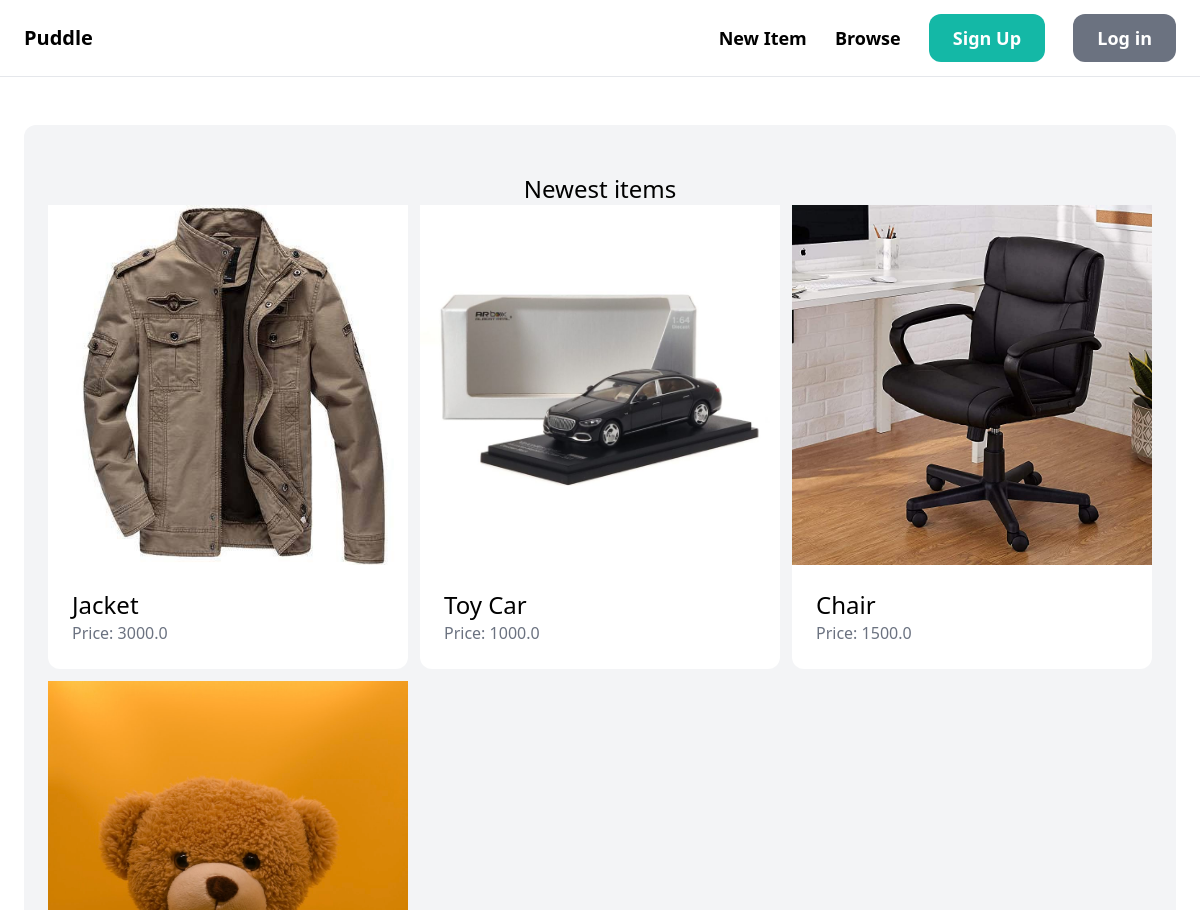
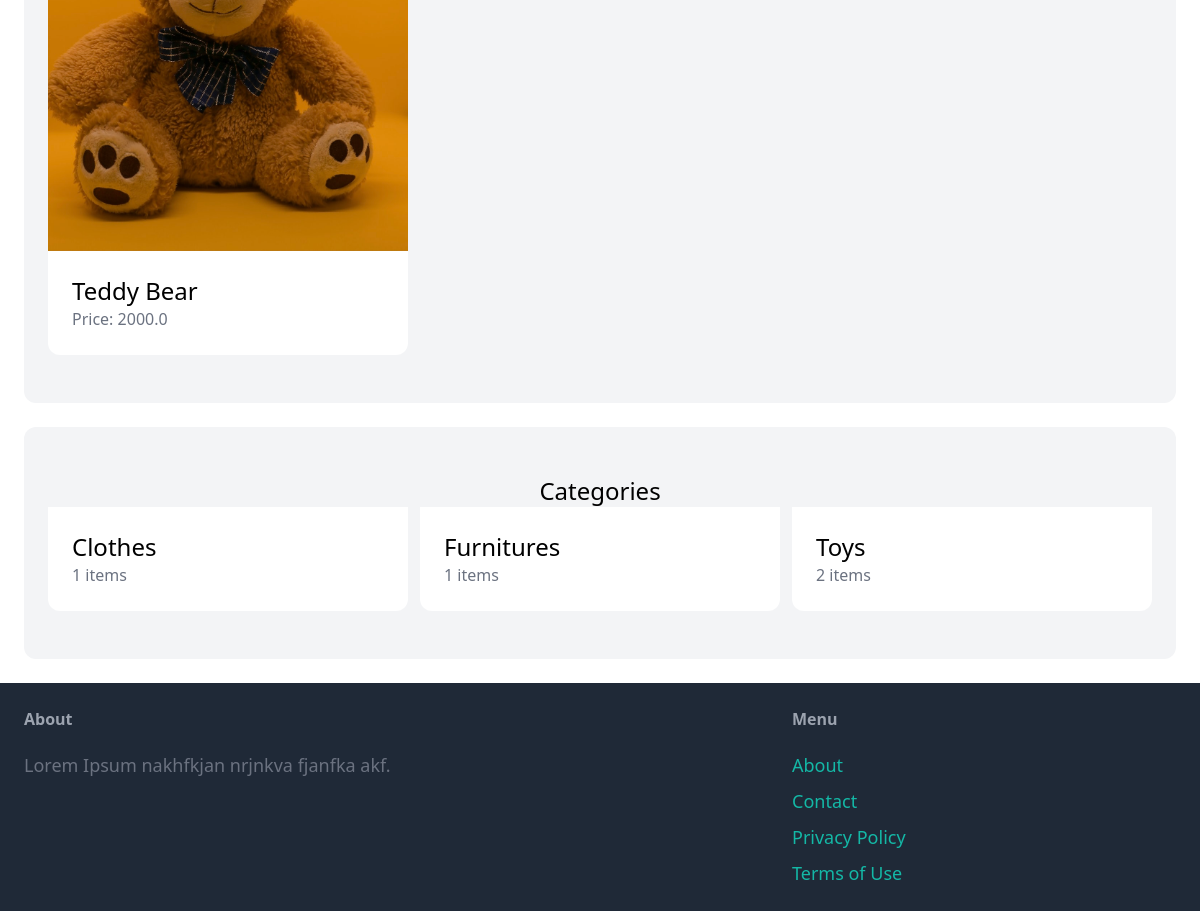
The page / on the database its author committed (2 pictures, top to bottom).
### item/models.py (models this page shows, shortened)
class Item(models.Model):
    category=models.ForeignKey(Category, related_name='items', on_delete=models.CASCADE)
    name=models.CharField(max_length=255)
    description=models.TextField(blank=True, null=True)
    price=models.FloatField()
    image=models.ImageField(upload_to='item_images', blank=True, null=True)
    is_sold=models.BooleanField(default=False)
    created_by=models.ForeignKey(User, related_name='items',on_delete=models.CASCADE)
    created_at=models.DateTimeField(auto_now_add=True)

class Category(models.Model):
    name=models.CharField(max_length=255)
    class Meta:
        ordering=('name',)
        verbose_name_plural='Categories'

### core/views.py (the view)
# urls.py: path('',views.index, name='index'),
def index(request):
    items=Item.objects.filter(is_sold=False)[0:6]
    categories=Category.objects.all()
    return render(request, 'core/index.html',{
        'categories': categories,
        'items': items,
    })

### core/templates/core/index.html (shortened to what this page needs)
{% extends 'core/base.html' %}
{% block content %}
<div class="mt-6 px-6 py-12 bg-gray-100 rounded-xl">
    <h2 class="'mb-12 text-2xl text-center">Newest items</h2>
<div class="grid grid-cols-3 gap-3">
    {% for item in items %}
    <div>
        <a href="{% url 'item:detail' item.id %}">
            <div>
                <img src="{{item.image.url}}" clas="rounded-t-xl">
            </div>
            <div class="p-6 bg-white rounded-b-xl">
                <h2 class="text-2xl">{{item.name}}</h2>
                <p class="text-gray-500">Price: {{item.price}}</p>
            </div>
        </a>
    </div>
    {% endfor %}
</div>
</div>
<div class="mt-6 px-6 py-12 bg-gray-100 rounded-xl">
    <h2 class="'mb-12 text-2xl text-center">Categories</h2>
<div class="grid grid-cols-3 gap-3">
    {% for category in categories %}
    <div>
        <a href="#">
            <div class="p-6 bg-white rounded-b-xl">
                <h2 class="text-2xl">{{category.name}}</h2>
                <p class="text-gray-500">{{category.items.count}} items</p>
            </div>
        </a>
    </div>
    {% endfor %}
    </div>
    </div>
{% endblock %}

### core/templates/core/base.html (shortened to what this page needs)
<!doctype html>
<html>
    <head>
        <script src="https://cdn.tailwindcss.com"></script>
    </head>
    <body>
        <nav class="py-6 px-6 flex justify-between items-center border-b border-gray-200 ">
            <a href="/" class="text-xl font-semibold">Puddle</a>
        <div class="space-x-6">
            <a href="{% url 'item:new' %}" class="text-lg font-semibold hover:text-gray-500">New Item</a>
            <a href="{% url 'item:items' %}" class="text-lg font-semibold hover:text-gray-500">Browse</a>
            {% if request.user.is_authenticated %}
                <a href="{% url 'conversation:inbox' %}" class="px-6 p-3 text-lg font-semibold bg-teal-500 text-white rounded-xl hover:bg-teal-700">Inbox</a>
                <a href="{% url 'dashboard:index' %}" class="px-6 p-3 text-lg font-semibold bg-gray-500 text-white rounded-xl hover:bg-gray-700">Dashboard</a>
            {% else %}
                <a href="{% url 'core:signup' %}" class="px-6 p-3 text-lg font-semibold bg-teal-500 text-white rounded-xl hover:bg-teal-700">Sign Up</a>
                <a href="{% url 'core:login' %}" class="px-6 p-3 text-lg font-semibold bg-gray-500 text-white rounded-xl hover:bg-gray-700">Log in</a>
            {% endif %}
    </div>
        </nav>
        <div class="px-6 py-6">
            {% block content %}
            {% endblock %}
        </div>
        <footer class="py-6 px-6 flex justify bg-gray-800">
            <div class="w-2/3 pr-10">
                <h3 class="mb-5 font-semibold text-gray-400">About</h3>
                <p class="text-lg text-gray-500">Lorem Ipsum nakhfkjan nrjnkva fjanfka akf.</p>
            </div>
            <div class="w-1/3">
                <h3 class="mb-5 font-semibold text-gray-400">Menu</h3>
                <ul class="space-y-2">
                    <li><a href="#" class="text-lg text-teal-500 hover:text-teal-700">About</a></li>
                    <li><a href="{% url 'core:contact' %}" class="text-lg text-teal-500 hover:text-teal-700">Contact</a></li>
                    <li><a href="#" class="text-lg text-teal-500 hover:text-teal-700">Privacy Policy</a></li>
                    <li><a href="#" class="text-lg text-teal-500 hover:text-teal-700">Terms of Use</a></li>
                </ul>
            </div>
        </footer>
    </body>
</html>

### rows shown on the page
Item: image (picture), name "Jacket", price "3000.0"
Item: image (picture), name "Toy Car", price "1000.0"
Item: image (picture), name "Chair", price "1500.0"
Item: image (picture), name "Teddy Bear", price "2000.0"
Category: name "Clothes", items.count "1"
Category: name "Furnitures", items.count "1"
Category: name "Toys", items.count "2"
